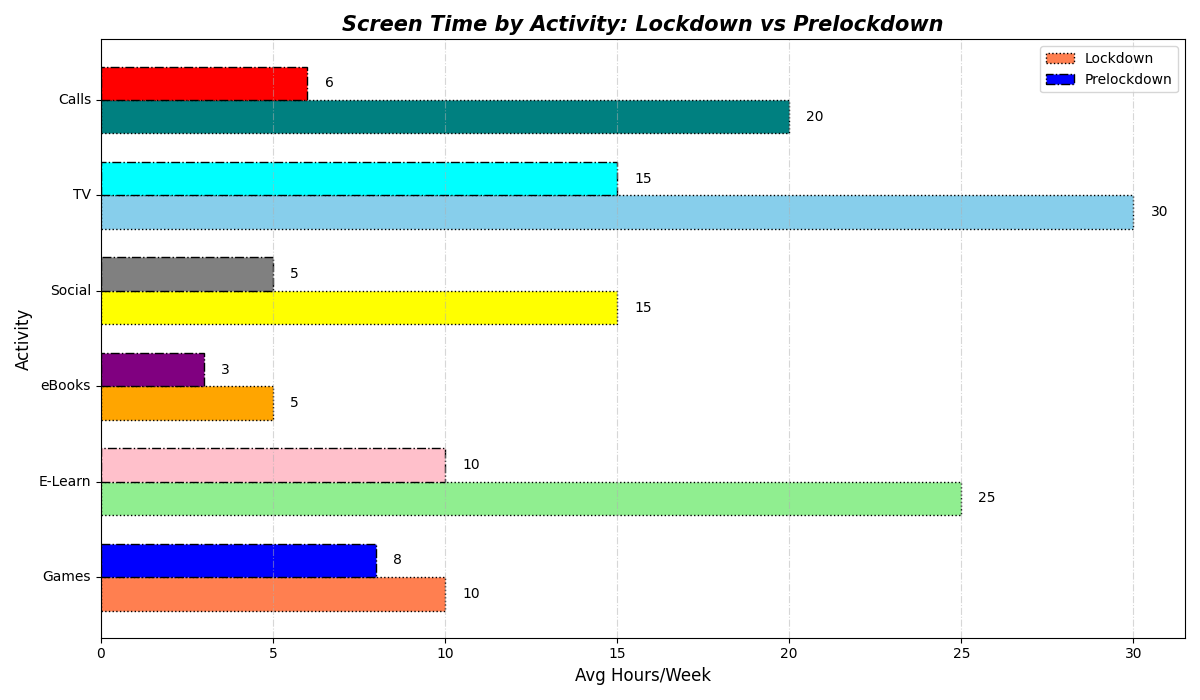

This chart was generated by the following Python code:
import matplotlib.pyplot as plt
import numpy as np

activities = ['Games', 'E-Learn', 'eBooks', 'Social', 'TV', 'Calls']
average_hours_lockdown = np.array([10, 25, 5, 15, 30, 20])
average_hours_prelockdown = np.array([8, 10, 3, 5, 15, 6])

fig, ax = plt.subplots(figsize=(12, 7))

bar_height = 0.35
index = np.arange(len(activities))

lockdown_colors = ['coral', 'lightgreen', 'orange', 'yellow', 'skyblue', 'teal']
prelockdown_colors = ['blue', 'pink', 'purple', 'grey', 'cyan', 'red']

bar1 = ax.barh(index, average_hours_lockdown, bar_height, label='Lockdown', color=lockdown_colors, edgecolor='black', linestyle='dotted')
bar2 = ax.barh(index + bar_height, average_hours_prelockdown, bar_height, label='Prelockdown', color=prelockdown_colors, edgecolor='black', linestyle='dashdot')

ax.set_title('Screen Time by Activity: Lockdown vs Prelockdown', fontsize=15, fontweight='bold', style='italic')
ax.set_ylabel('Activity', fontsize=12)
ax.set_xlabel('Avg Hours/Week', fontsize=12)
ax.set_yticks(index + bar_height / 2)
ax.set_yticklabels(activities, fontsize=10, va='center')
ax.legend(fontsize=10, loc='upper right')

for bar_group in [bar1, bar2]:
    for bar in bar_group:
        width = bar.get_width()
        ax.text(width + 0.5, bar.get_y() + bar.get_height() / 2, f'{width}', va='center', ha='left', fontsize=10)

ax.grid(axis='x', linestyle='-.', alpha=0.5)

plt.tight_layout()
plt.show()
